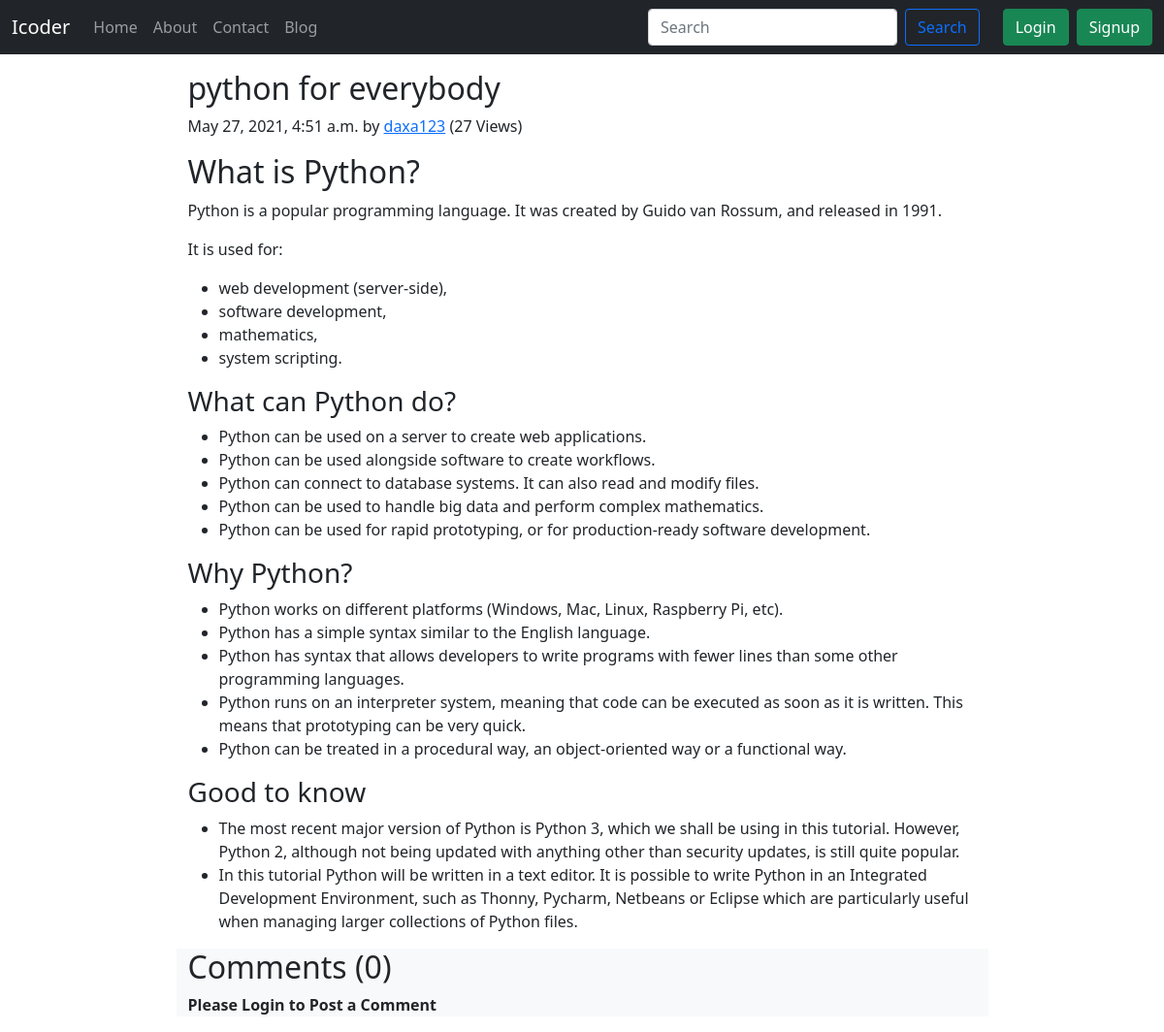
Page /blog/python on the committed database.
### Blog/models.py (models this page shows, shortened)
class Post(models.Model):
    sno = models.AutoField(primary_key=True),
    title = models.CharField(max_length=250)
    content=models.TextField()
    auther= models.CharField(max_length=100)
    slug = models.CharField(max_length=130)
    views = models.IntegerField(default=0)
    timeStamp= models.DateTimeField(blank=True)

### Blog/views.py (the view)
# urls.py: path('<str:slug>', views.blogPost , name='blogPost'),
def blogPost(request, slug):
        post = Post.objects.filter(slug=slug).first()
        post.views = post.views + 1
        post.save()
        comments = BlogComment.objects.filter(post=post, parent=None)
        replies = BlogComment.objects.filter(post=post).exclude(parent=None)
        repDict = {}
        for reply in replies:
            if reply.parent.sno not in repDict.keys():
                repDict[reply.parent.sno] = [reply]
            else:
                repDict[reply.parent.sno].append(reply)
        context = {'post':post, 'comments':comments,'user':request.user,'repDict':repDict}
        return render(request,"Blog/blogPost.html", context)

### templates/Blog/blogPost.html (shortened to what this page needs)
{% extends 'base.html' %}
{% load humanize %}
{% load get_Dict %}
{% block body %}
<div class='container w-100'>
  <article class="container my-3 w-75">
    <h2 class="blog-post-title">{{post.title}}</h2>
    <p class="blog-post-meta">{{post.timeStamp}} by <a href="/about">{{post.auther}}</a>
    <span> ({{post.views}} Views)</span></p>
    <p>{{post.content|safe}}
  </article>
  <div class='container w-75 my-3 bg-light'>
    <h2> Comments ({{comments.count}}) </h2>
    <div class='my-2'>
      {% if user.is_anonymous %}
      <p class=' w-50'><b>Please Login to Post a Comment</b></p>
      {% endif %}
    </div>
  </div>
</div>
{% endblock body %}

### templates/base.html (shortened to what this page needs)
<!doctype html>
<html lang="en">
<head>
  <link href="https://cdn.jsdelivr.net/npm/bootstrap@5.0.0-beta3/dist/css/bootstrap.min.css" rel="stylesheet"
>
</head>
<body>
  <nav class="navbar navbar-expand-lg navbar-dark bg-dark">
    <div class="container-fluid">
      <a class="navbar-brand" href="/">Icoder</a>
      <div class="collapse navbar-collapse" id="navbarSupportedContent">
        <ul class="navbar-nav me-auto mb-2 mb-lg-0">
          <li class="nav-item ">
            <a class="nav-link {% block homeactive %} {% endblock homeactive %}" aria-current="page" href="/">Home</a>
          </li>
          <li class="nav-item ">
            <a class="nav-link {% block aboutactive %}{% endblock aboutactive %}" href="/about">About</a>
          </li>
          <li class="nav-item">
            <a class="nav-link {% block contactactive %} {% endblock contactactive %}" href="/contact">Contact</a>
          </li>
          <li class="nav-item">
            <a class="nav-link {% block blogactive %}{% endblock blogactive %}" href="/blog">Blog</a>
          </li>
        </ul>
        <form method="GET" action="/search" class="d-flex mx-3">
          <input class="form-control me-2" type="search" placeholder="Search" aria-label="Search" name='search'
            id='search'>
          <button class="btn btn-outline-primary " type="submit">Search</button>
        </form>
      </div>
      {% if user.is_authenticated %}
      <ul class="navbar-nav me-auto">
        <li class="nav-item dropdown">
          <a class="nav-link dropdown-toggle" href="#" id="navbarDropdown" role="button" data-bs-toggle="dropdown"
            aria-expanded="false">
            Welcome {{request.user}}
          </a>
          <div class="dropdown-menu" aria-labelledby="navbarDropdown">
            <a class="dropdown-item" href="/logout">Logout</a>
          </div>
      </ul>
      {% else %}
      <button type="button" class="btn btn-success mx-2" data-bs-toggle="modal" data-bs-target="#Loginmodal">
        Login
      </button>
      <button type="button" class="btn btn-success mr-2" data-bs-toggle="modal" data-bs-target="#Signupmodal">
        Signup
      </button>
      {% endif %}
    </div>
  </nav>
  {% block body %}
  {% endblock body %}
</body>
</html>

### rows in the picture
Post: title "python for everybody", timeStamp "May 27, 2021, 4:51 a.m.", auther "daxa123", views "27", content "What is Python? Python is a popular programming language. It was created by Guido van Rossum, and released in 1991. It is used for: web development (server-side), software development, mathematics, system scripting. What can Python do? Python can be used on a server to create web applications. Python can be used alongside software to create workflows. Python can connect to database systems. It can also read and modify files. Python can be used to handle big data and perform complex mathematics. Python can be used for rapid prototyping, or for production-ready software development. Why Python? Python works on different platforms (Windows, Mac, Linux, Raspberry Pi, etc). Python has a simple…"

### other values in the picture
{{ comments.count }} "0"
